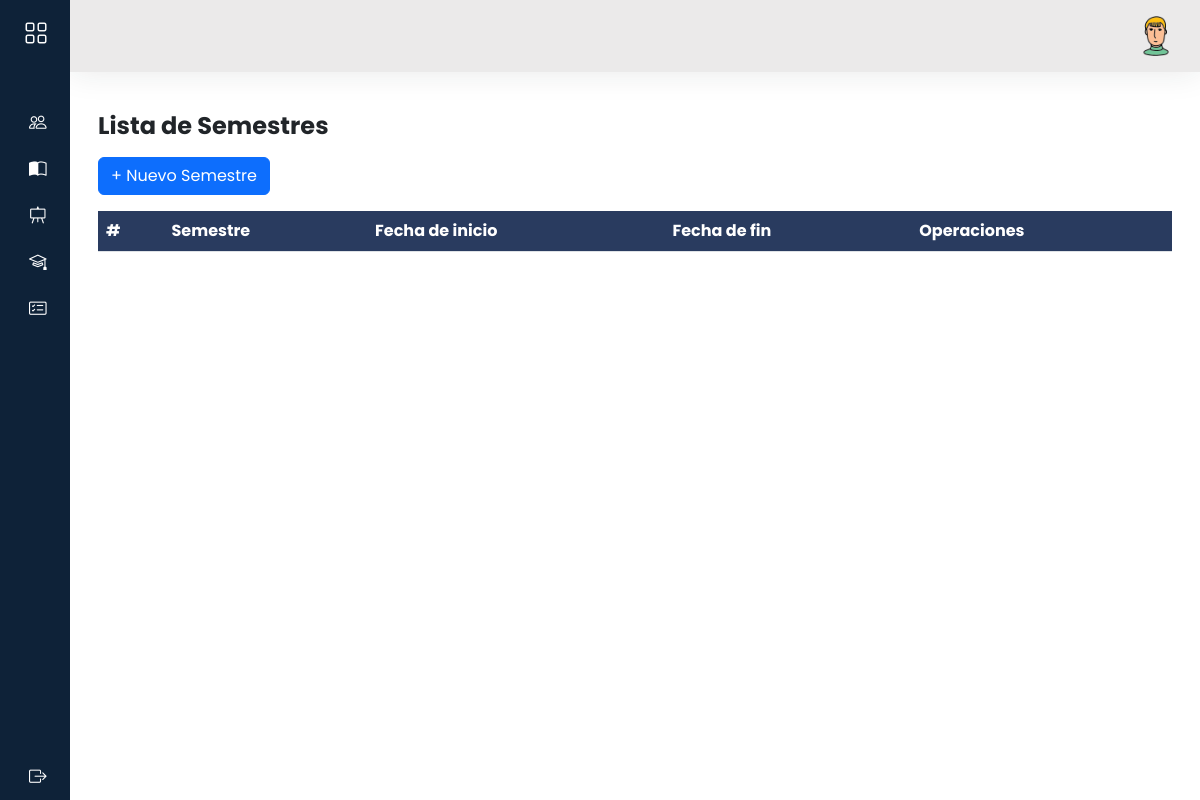
The app's page /admi/semestres/, older data.
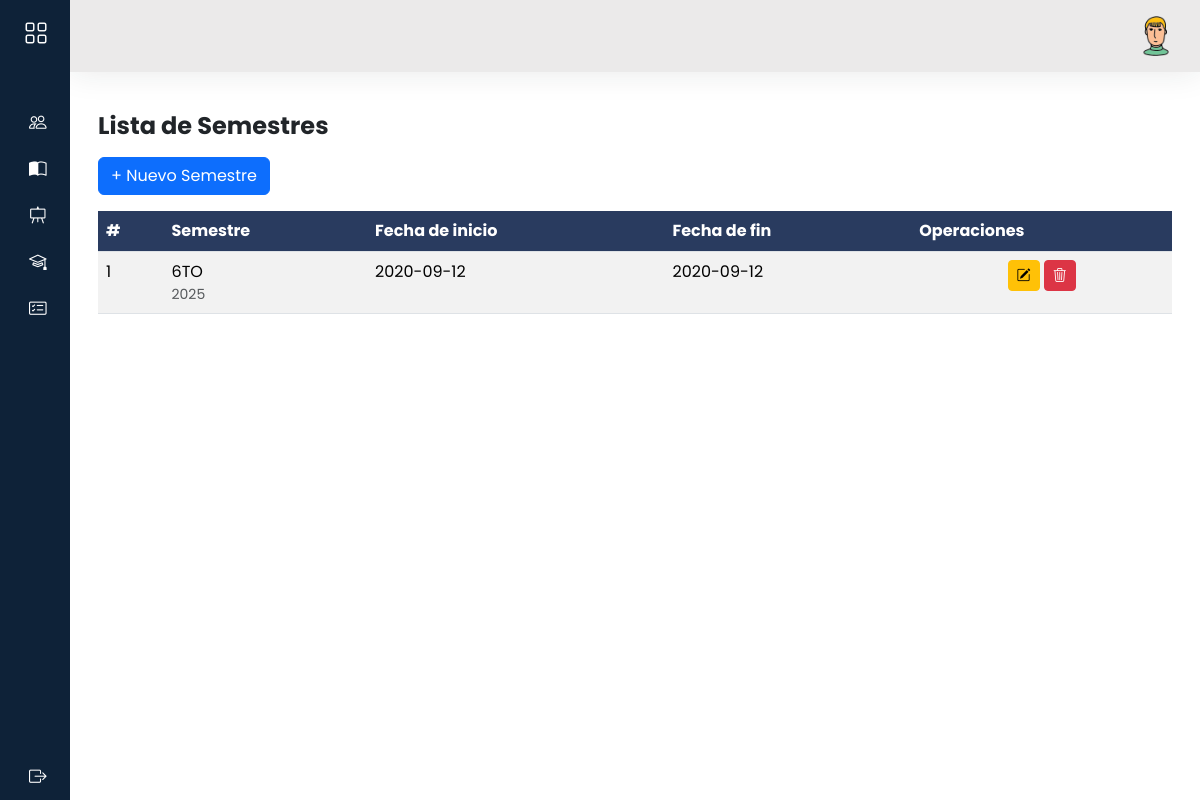
The same page, newer data.
### models/semestre_modal.py (models this page shows, shortened)
class Semestre(db.Model):
    __tablename__ = 'semestres'
    id = db.Column(db.Integer, primary_key=True)
    gestion = db.Column(db.String(20), nullable=False)  # Ej: "2025-1"
    semestre_num = db.Column(db.String(50), nullable=False)  # Ej: "2025-1"
    fecha_inicio = db.Column(db.Date, nullable=True)
    fecha_fin = db.Column(db.Date, nullable=True)
    inscripciones = db.relationship('Inscripcion',back_populates='semestre')
    @staticmethod
    def get_all():
        return Semestre.query.all()

### controllers/admi/semestre_controller.py (the view)
@semestre_bp.route("/")
def index():
    semestres = Semestre.get_all()
    return semestre_view.list(semestres)

### views/admi/semestre_view.py (called while the page is built)
def list(semestres):
    return render_template('admi/semestres/index.html',semestres=semestres)

### templates/admi/semestres/index.html (shortened to what this page needs)
{% extends 'admi/baseAdmi.html' %}
{% block content %}
<h3 class="fw-bold fs-4 my-3">Lista de Semestres
</h3>
<div class="mb-3">
    <a data-bs-toggle="modal" data-bs-target="#modalNuevoSemestre" class="btn btn-primary">
        + Nuevo Semestre
    </a>
</div>
<div class="row">
    <div class="col-12">
        <div class="table-responsive">
            <table id="mi-tabla" class="table table-striped  display nowrap" style="width:100%">
                <thead>
                    <tr class="highlight">
                        <th>#</th>
                        <th>Semestre</th>
                        <th>Fecha de inicio</th>
                        <th>Fecha de fin</th>
                        <th>Operaciones</th>
                    </tr>
                </thead>
                <tbody>
                    {%for item in semestres%}
                    <tr>
                        <td>{{item.id}}</td>
                        <td>
                            <div>{{ item.semestre_num}}</div>
                            {% if item.gestion %}
                            <div class="text-muted small">{{ item.gestion }}</div>
                            {% endif %}
                        </td>
                        <td>
                            {% if item.fecha_inicio %}
                            {{ item.fecha_inicio }}
                            {% else %}
                            <span class="text-muted fst-italic text-center">No definido</span>
                            {% endif %}
                        </td>
                        <td>
                            {% if item.fecha_fin%}
                            {{ item.fecha_fin }}
                            {% else %}
                            <span class="text-muted fst-italic text-center">No definido</span>
                            {% endif %}
                        </td>
                        <td class="text-center">
                            <a data-bs-toggle="modal" data-bs-target="#modalEditarSemestre{{ item.id }}"
                                class="btn btn-warning btn-sm"><i class="bi bi-pencil-square"></i></a>
                            <a class="btn btn-danger btn-sm" data-bs-toggle="modal"
                                data-bs-target="#modalConfirmarEliminar"
                                data-url="{{ url_for('semestre.delete', id=item.id) }}">
                                <i class="bi bi-trash3"></i>
                            </a>
                        </td>
                    </tr>
                    {%endfor%}
                </tbody>
            </table>
        </div>
    </div>
</div>
{% endblock %}

Row changes from the older to the newer data that the page shows:
added Semestre: id "1", semestre_num "6TO", gestion "2025", fecha_inicio "2020-09-12", fecha_fin "2020-09-12"
